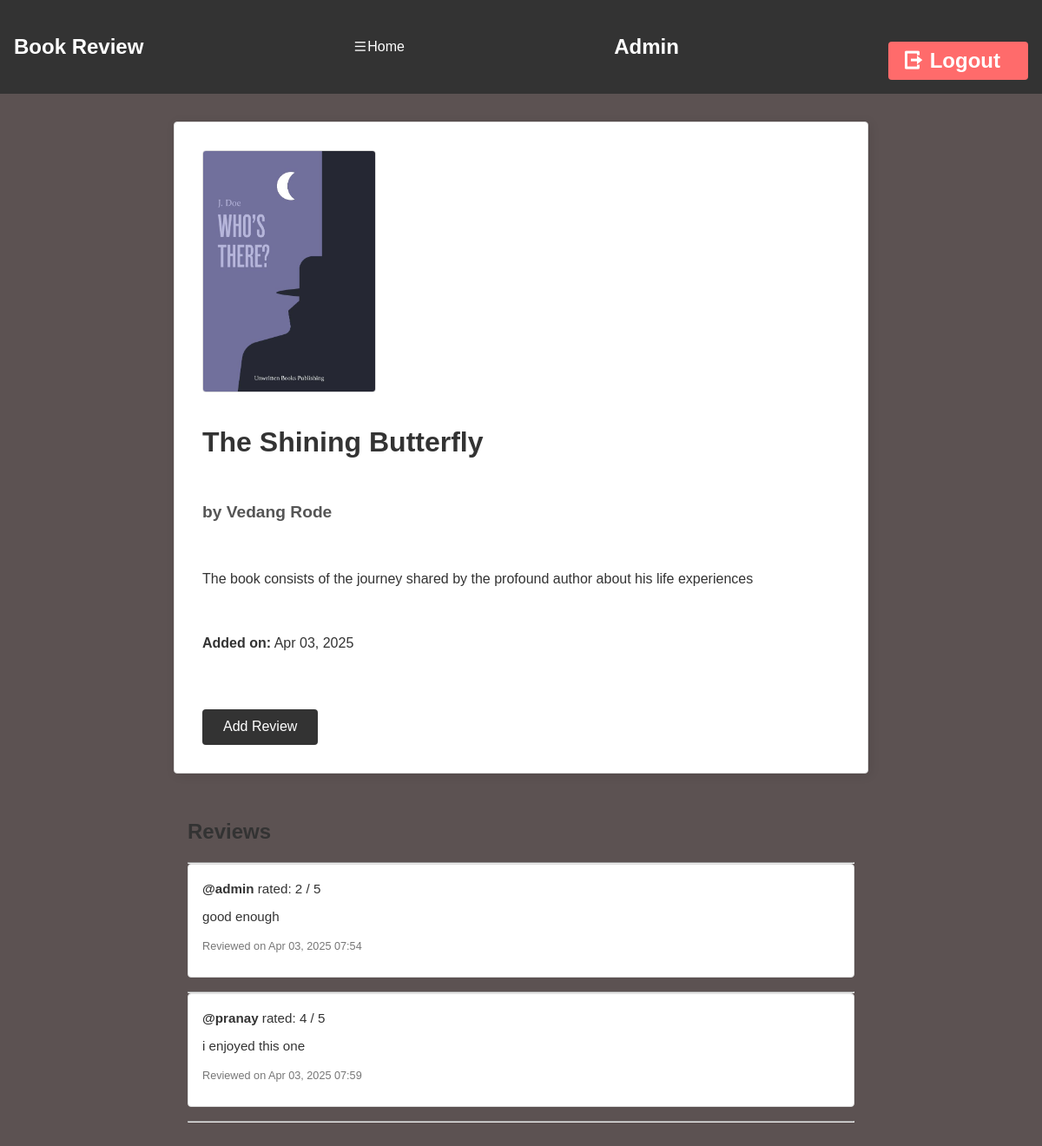
/book/1/ (signed in), run on the app's committed database.
### app/models.py (models this page shows, shortened)
class Book(models.Model):
    title = models.CharField(max_length=255)
    author = models.CharField(max_length=255)
    description = models.TextField()
    cover_image = models.ImageField(upload_to='book_covers/', blank=True, null=True)
    added_on = models.DateTimeField(auto_now_add=True)

class Review(models.Model):
    book = models.ForeignKey(Book, on_delete=models.CASCADE, related_name='reviews')
    user = models.ForeignKey(User, on_delete=models.CASCADE)
    rating = models.IntegerField(choices=[(i, str(i)) for i in range(1, 6)])  # Ratings from 1 to 5
    review_text = models.TextField()
    created_at = models.DateTimeField(auto_now_add=True)

### app/views.py (the view)
# urls.py: path('book/<int:book_id>/', views.book_detail, name='book_detail'),
def book_detail(request, book_id):
    book = get_object_or_404(Book, id=book_id)
    reviews = book.reviews.all()
    return render(request, 'book_detail.html', {'book': book, 'reviews': reviews})

### app/templates/book_detail.html (shortened to what this page needs)
{% extends 'base.html' %}
{% block content %}
<div class="book-detail">
    {% if book.cover_image %}
        <img src="{{ book.cover_image.url }}" alt="{{ book.title }}" width="200" height="300">
    {% else %}
        <img src="#" alt="No Cover" width="200" height="300">
    {% endif %}
    <h1>{{ book.title }}</h1>
    <h3>by {{ book.author }}</h3>
    <p>{{ book.description }}</p>
    <p><strong>Added on:</strong> {{ book.added_on|date:"M d, Y" }}</p>
    <a href="{% url 'app:add_review' book.id %}"><button>Add Review</button></a>
</div>
<div class="reviews">
    <h2>Reviews</h2>
    <hr>
    {% if reviews %}
        {% for review in reviews %}
        <div class="review">
            <p><strong>@{{ review.user.username }}</strong> rated: {{ review.rating }} / 5</p>
            <p>{{ review.review_text }}</p>
            <p><small>Reviewed on {{ review.created_at|date:"M d, Y H:i" }}</small></p>
        </div><hr>
        {% endfor %}
    {% else %}
        <p>No reviews yet. Be the first to review!</p>
    {% endif %}
</div>
{% endblock content %}

### app/templates/base.html (shortened to what this page needs)
<!DOCTYPE html>
{% load static %}
<html lang="en">
<head>
    <link rel="stylesheet" href="{% static 'style.css' %}">
    <link href="https://cdn.jsdelivr.net/npm/remixicon@4.2.0/fonts/remixicon.css" rel="stylesheet" />
</head>
<body>
    <nav>
        <h2 title="Home">Book Review</h2>
        {% if user.is_authenticated %}
            <a href="{% url 'app:book_list' %}"><i class="ri-menu-fill"></i>Home</a>
            <h2>{{ request.user|capfirst }}</h2>
            <form action="{% url 'users:logout' %}" method="post">
                <button title="Logout"><h2><i class="ri-logout-box-r-line"></i> Logout</h2></button>
            </form>
        {% else %}
            <a href="/" title="Home"><i class="ri-home-4-line"></i> Home</a>
            <a href="{% url 'users:login' %}"><i class="ri-login-circle-line"></i> Login</a>
            <a href="{% url 'users:register' %}" title="Registration"><i class="ri-user-4-line"></i> Register</a>
        {% endif %}
    </nav>
    {% block content %}{% endblock content %}
</body>
</html>

### app/static/style.css (style rules this page uses)
* { margin: 0; padding: 0; box-sizing: border-box; }
body { font-family: Arial, sans-serif; background-color: #5c5252; color: #333; line-height: 1.6; padding-bottom: 2rem; }
img { max-width: 100%; height: auto; }
nav { background-color: #333; color: #fff; padding: 1rem; display: flex; flex-wrap: wrap; align-items: center; justify-content: space-between; }
nav h2 { font-size: 1.5rem; margin-right: 1rem; }
nav a { color: #fff; text-decoration: none; margin-right: 1rem; font-size: 1rem; }
nav form { display: inline; }
nav button { background-color: #ff6b6b; border: none; color: #fff; padding: 0.5rem 1rem; cursor: pointer; border-radius: 4px; font-size: 1rem; }
.book-detail { background: #fff; border: 1px solid #ddd; padding: 2rem; margin: 2rem auto; max-width: 800px; border-radius: 4px; box-shadow: 2px 2px 12px rgba(0,0,0,0.1); display: flex; flex-wrap: wrap; gap: 2rem; }
.book-detail img { flex: 0 0 200px; border: 1px solid #ddd; border-radius: 4px; }
.book-detail h1 { width: 100%; margin-bottom: 0.5rem; font-size: 2rem; color: #333; }
.book-detail h3 { width: 100%; margin-bottom: 1rem; font-size: 1.2rem; color: #555; }
.book-detail p { width: 100%; margin-bottom: 1rem; font-size: 1rem; }
.book-detail a button { padding: 0.7rem 1.5rem; background-color: #333; color: #fff; border: none; border-radius: 4px; cursor: pointer; }
.reviews { max-width: 800px; margin: 1rem auto; padding: 1rem; }
.reviews h2 { font-size: 1.5rem; margin-bottom: 1rem; color: #333; }
.review { background: #fff; border: 1px solid #ddd; padding: 1rem; border-radius: 4px; margin-bottom: 1rem; }
.review p { margin-bottom: 0.5rem; font-size: 0.95rem; }
.review small { color: #777; }
form { margin-top: 1rem; }
button { background-color: #333; color: #fff; padding: 0.7rem 1.5rem; border: none; border-radius: 4px; cursor: pointer; margin-top: 1rem; font-size: 1rem; }

### data on the page
Book: cover_image (picture), title "The Shining Butterfly", author "Vedang Rode", description "The book consists of the journey shared by the profound author about his life experiences", added_on "Apr 03, 2025"
Review: user.username "admin", rating "2", review_text "good enough", created_at "Apr 03, 2025 07:54"
Review: user.username "pranay", rating "4", review_text "i enjoyed this one", created_at "Apr 03, 2025 07:59"

### other printed values
{{ request.user|capfirst }} "Admin"
